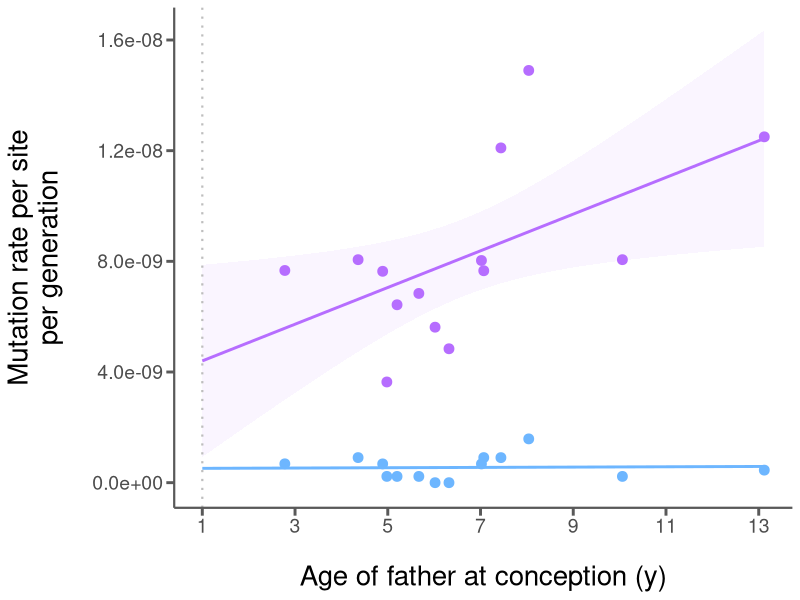
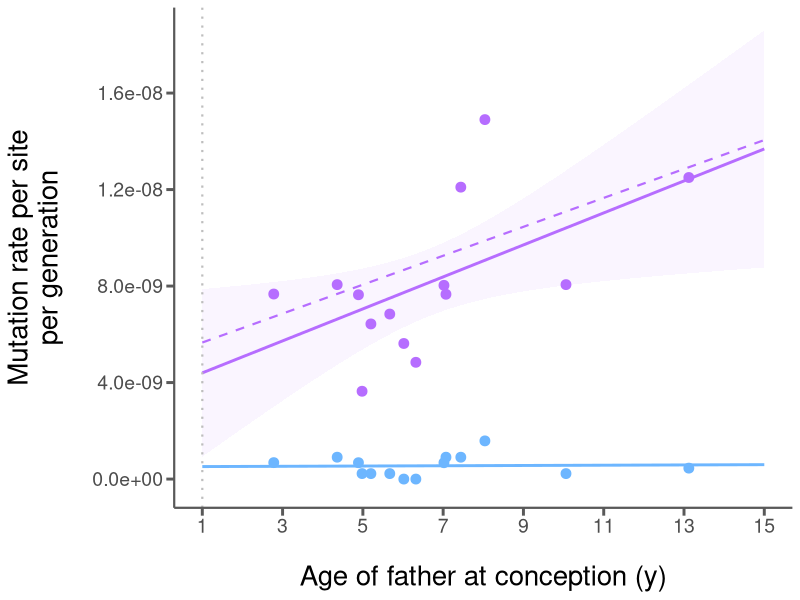
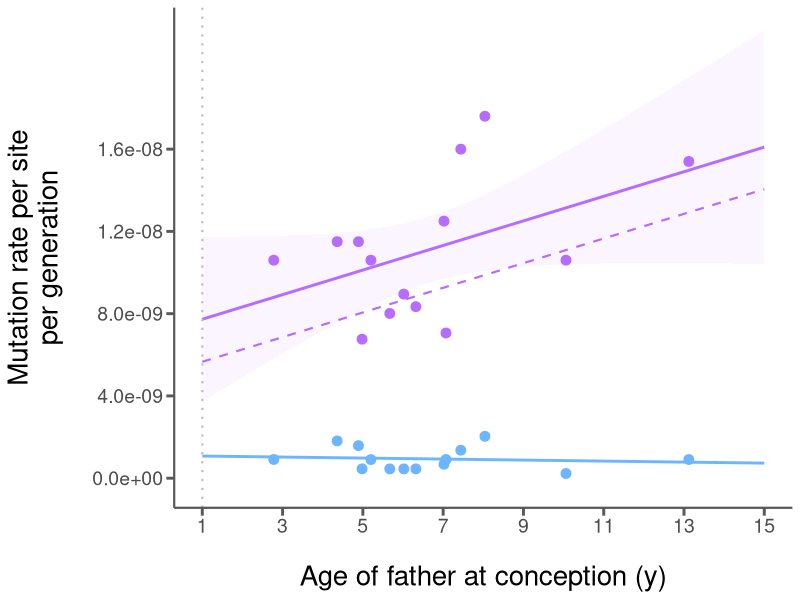
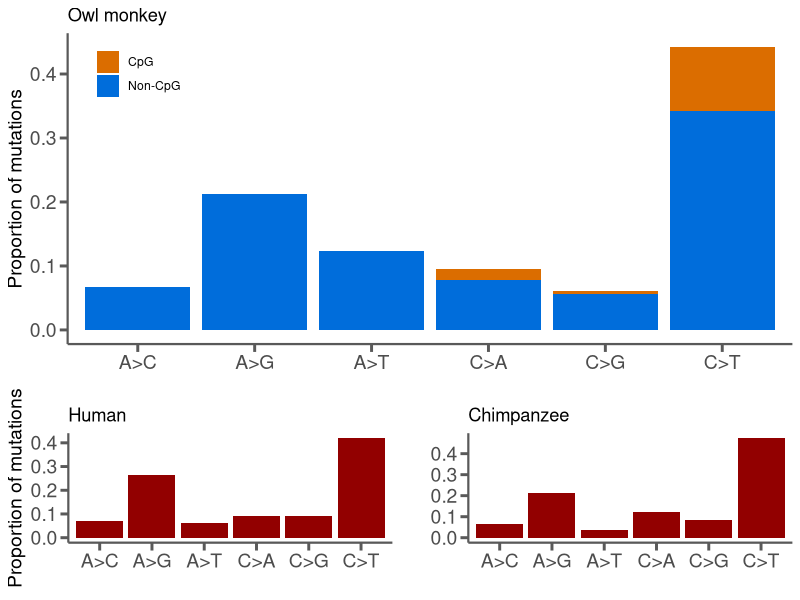
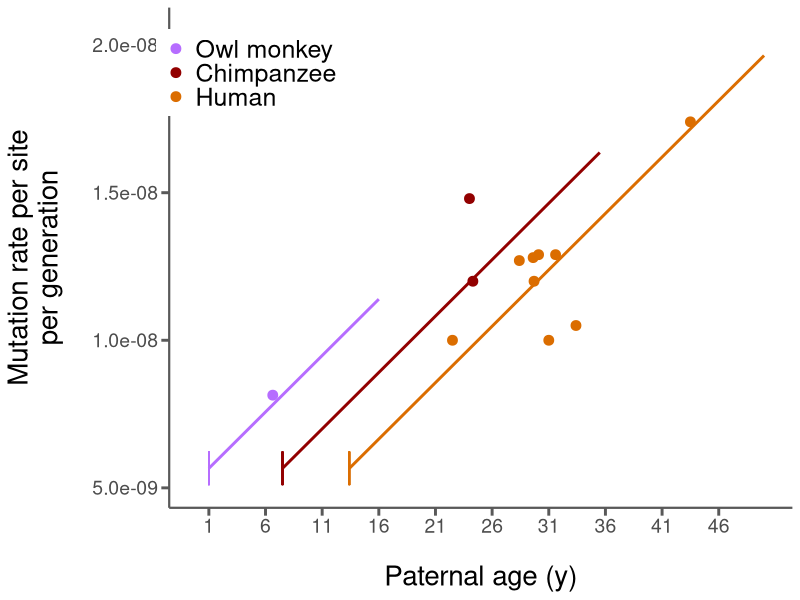
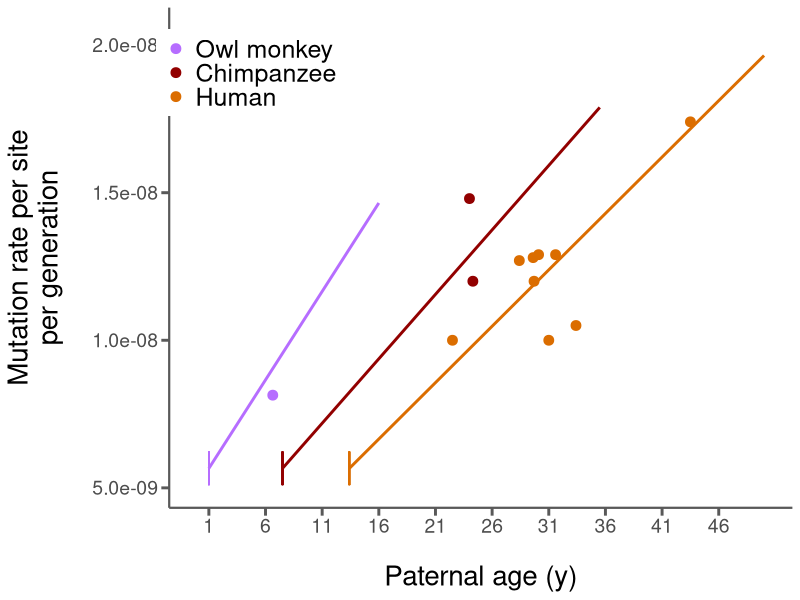

The R script that drew these images, in order:
## ---- chunk 1
knitr::opts_chunk$set(echo = TRUE)
library(ggplot2)
library(knitr)
library(reshape2)
library(gridExtra)
library(cowplot)
library(kableExtra)
## ---- chunk 2
in_data = read.csv("owl-monkey-filters.csv", header=TRUE)
cur_filter = subset(in_data, Min.DP==20 & Max.DP==60 & Min.AB==0.4 & Max.AB==0.6)
# Read data and define current filter

callable_sites = cur_filter$Sites - cur_filter$Uncallable.SNP.sites
mu_calc = cur_filter$MVs / ((1 - cur_filter$Min.FN) * (2 * callable_sites))
cur_filter$CpG.rate = cur_filter$CpG.MVs / (2 * callable_sites)
mu_table = data.frame(cur_filter$Trio, cur_filter$MVs, cur_filter$CpG.MVs, callable_sites, mu_calc)
names(mu_table) = c("Trio", "Mutations", "CpG Mutations", "Callable sites", "Mutation rate")
# Re-calculate the mutation rate for posterity and subset the data for the table.

kable(mu_table, "html", caption="Table 1: Mutation rates for 14 owl monkey trios", digits=11, align=rep('c', 5)) %>%
  kable_styling(bootstrap_options="striped", full_width=F)
## ---- chunk 3
om_obs_reg = lm(mu_calc ~ cur_filter$Paternal.GT)
fig1 = ggplot(cur_filter, aes(x=Paternal.GT, y=Mutation.rate.corrected.for.FN)) + 
  geom_smooth(method='glm', color='#b66dff', fill="#f2e6ff", fullrange=T) +
  geom_point(color='#b66dff', size=3) +
  geom_smooth(aes(x=Paternal.GT, y=CpG.rate), method='glm', color="#6db6ff", fill=NA, fullrange=T) +
  geom_point(aes(x=Paternal.GT, y=CpG.rate), color="#6db6ff", size=3) +
  scale_x_continuous(breaks = seq(1, 15, by=2)) + 
  scale_y_continuous(breaks = seq(0, 1.8e-8, by=0.4e-8)) + 
  scale_color_manual(breaks=c("All mutations (observed)", "CpG mutations (observed)"), values=c("All mutations        (observed)"='#b66dff', "CpG mutations (observed)"="#6db6ff")) + 
  geom_vline(xintercept=1, linetype=3, color="grey", size=0.75) + 
  labs(x="Age of father at conception (y)",y="Mutation rate per site\nper generation") +
  theme_classic() +
  theme(axis.text=element_text(size=14), 
        axis.title=element_text(size=20), 
        axis.title.y=element_text(margin=margin(t=0,r=20,b=0,l=0),color="black"), 
        axis.title.x=element_text(margin=margin(t=20,r=0,b=0,l=0),color="black"),
        axis.line=element_line(colour='#595959',size=0.75),
        axis.ticks=element_line(colour="#595959",size = 1),
        axis.ticks.length=unit(0.2,"cm")
        #legend.position=c(0.1,0.87),
        #legend.text=element_text(size=18)
        )
print(fig1)
## ---- chunk 4
human_dm0 = 34; human_df = 31; human_num_f = 14.2; human_haploid = 2630000000;
# Observed human mutational parameters
human_mu_c = (human_num_f / human_df)
print(paste("mu_c estimated from Kong params: ", human_mu_c))
human_mu_c = human_mu_c / human_haploid
print(paste("mu_c per site estimated from Kong params: ", human_mu_c))
## ---- chunk 5
human_sc = 16
human_dy1 = ((2.01 / human_haploid) / human_mu_c)
human_sp = human_dy1 / (365/16)
print(paste("Human expected # of spermatogenic cell divisions/year: ", human_dy1))
print(paste("Human proportion of cells actively dividing given a cycle length of 16 days: ", human_sp))
## ---- chunk 6
om_sc = 10.2
om_dy1 = (365/om_sc) * human_sp
print(paste("Owl monkey expected # of spermatogenic cell divisions/year: ", om_dy1))
## ---- chunk 7
om_puberty = 1
age_range = seq(om_puberty, 15, by=0.1)
rep_long = age_range - om_puberty
# The owl monkey age of puberty set at 1 year and a range of paternal ages

mu_gf = human_mu_c * human_df
# Equation 5

mu_gm0 = human_mu_c * human_dm0
# Equation 6

mu_gm1 = human_mu_c * om_dy1 * rep_long
# Equation 7

mu_g = (mu_gf + (mu_gm0 + mu_gm1)) / 2
# Equation 8

om_pred = data.frame(mu_g, age_range)
names(om_pred) = c("Mutation.rate", "Parental.age")

om_pred_reg = lm(mu_g ~ age_range)
fig1_final = fig1 + geom_line(data=om_pred, aes(x=Parental.age, y=Mutation.rate), linetype=2, size=0.75, color="#b66dff")
print(fig1_final)
## ---- chunk 8
cur_mu = mu_calc
cur_gt = cur_filter$Paternal.GT
#plot(cur_gt,cur_mu,ylim=c(min(cur_mu),max(cur_mu)))

#abline(om_obs_reg)
#segments(x0=cur_gt,y0=cur_mu,x1=cur_gt,y1=cur_mu-resid(om_obs_reg))

pred_actual = coef(om_pred_reg)[1] + cur_gt * coef(om_pred_reg)[2]
pred_resids = cur_mu - pred_actual
#abline(om_pred_reg, lty=2)
#segments(x0=cur_gt,y0=cur_mu,x1=cur_gt,y1=cur_mu-pred_resids, lty=2)

# This is the F-test for differences between the two lines in Fig.1
print(var.test(resid(om_obs_reg), pred_resids, alternative="two.sided"))
## ---- chunk 9
cur_filter_s2 = subset(in_data, Min.DP==20 & Max.DP==60 & Min.AB==0.3 & Max.AB==0.7)
# Read data and define current filter

callable_sites_s2 = cur_filter_s2$Sites - cur_filter_s2$Uncallable.SNP.sites
mu_calc_s2 = cur_filter$MVs / ((1 - cur_filter_s2$Min.FN) * (2 * callable_sites_s2))
cur_filter_s2$CpG.rate = cur_filter_s2$CpG.MVs / (2 * callable_sites_s2)

figS2 = ggplot(cur_filter_s2, aes(x=Paternal.GT, y=Mutation.rate.corrected.for.FN)) + 
  geom_smooth(method='glm', color='#b66dff', fill="#f2e6ff", fullrange=T) +
  geom_point(color='#b66dff', size=3) +
  geom_smooth(aes(x=Paternal.GT, y=CpG.rate), method='glm', color="#6db6ff", fill=NA, fullrange=T) +
  geom_point(aes(x=Paternal.GT, y=CpG.rate), color="#6db6ff", size=3) +
  geom_line(data=om_pred, aes(x=Parental.age, y=Mutation.rate), linetype=2, size=0.75, color="#b66dff") +
  scale_x_continuous(breaks = seq(1, 15, by=2)) + 
  scale_y_continuous(breaks = seq(0, 1.8e-8, by=0.4e-8)) + 
  scale_color_manual(breaks=c("All mutations (observed)", "CpG mutations (observed)"), values=c("All mutations        (observed)"='#b66dff', "CpG mutations (observed)"="#6db6ff")) + 
  geom_vline(xintercept=1, linetype=3, color="grey", size=0.75) + 
  labs(x="Age of father at conception (y)",y="Mutation rate per site\nper generation") +
  theme_classic() +
  theme(axis.text=element_text(size=14), 
        axis.title=element_text(size=20), 
        axis.title.y=element_text(margin=margin(t=0,r=20,b=0,l=0),color="black"), 
        axis.title.x=element_text(margin=margin(t=20,r=0,b=0,l=0),color="black"),
        axis.line=element_line(colour='#595959',size=0.75),
        axis.ticks=element_line(colour="#595959",size = 1),
        axis.ticks.length=unit(0.2,"cm")
        #legend.position=c(0.1,0.87),
        #legend.text=element_text(size=18)
        )
print(figS2)

om_obs_reg = lm(mu_calc_s2 ~ cur_filter_s2$Paternal.GT)

cur_mu = mu_calc_s2
cur_gt = cur_filter_s2$Paternal.GT
#plot(cur_gt,cur_mu,ylim=c(min(cur_mu),max(cur_mu)))

#abline(om_obs_reg)
#segments(x0=cur_gt,y0=cur_mu,x1=cur_gt,y1=cur_mu-resid(om_obs_reg))

pred_actual = coef(om_pred_reg)[1] + cur_gt * coef(om_pred_reg)[2]
pred_resids = cur_mu - pred_actual
#abline(om_pred_reg, lty=2)
#segments(x0=cur_gt,y0=cur_mu,x1=cur_gt,y1=cur_mu-pred_resids, lty=2)

# This is the F-test for differences between the two lines in Fig.1
print(var.test(resid(om_obs_reg), pred_resids, alternative="two.sided"))
## ---- chunk 10
spectra_data = read.csv("mutational-spectra.csv", header=TRUE)
om_spec = data.frame(spectra_data$Mutation, spectra_data$Owl.monkey.CpG.proportion, spectra_data$Owl.monkey.proportion)
names(om_spec) = c("Type", "CpG", "Non-CpG")
om_spec_m = melt(om_spec)

fig2_om = ggplot(om_spec_m, aes(Type, value, fill = variable)) + 
  geom_bar(stat = "identity") +
  scale_fill_manual("legend", values = c("Non-CpG"="#006ddb","CpG"="#db6d00")) +
  ggtitle("Owl monkey") + 
  labs(x="",y="Proportion of mutations") +
  theme_classic() +
  theme(axis.text=element_text(size=14), 
        axis.title.y=element_text(size=14), 
        axis.line=element_line(colour='#595959',size=0.75),
        axis.ticks=element_line(colour="#595959",size = 1),
        axis.ticks.length=unit(0.2,"cm"),
        legend.title=element_blank(),
        legend.position=c(0.1,0.87)
  )

human_spec = data.frame(spectra_data$Mutation, spectra_data$Human.average.proportion)
names(human_spec) = c("Type", "Human average")
human_spec_m = melt(human_spec)

fig2_human = ggplot(human_spec_m, aes(Type, value, fill = variable)) + 
  geom_bar(stat = "identity") +
  scale_fill_manual("legend", values = c("Human average" = "#920000")) +
  ggtitle("Human") + 
  labs(x="",y="Proportion of mutations") +
  theme_classic() +
  theme(axis.text=element_text(size=14), 
        axis.title.y=element_text(size=14), 
        axis.line=element_line(colour='#595959',size=0.75),
        axis.ticks=element_line(colour="#595959",size = 1),
        axis.ticks.length=unit(0.2,"cm"),
        legend.position="none"
  )

ch_spec = data.frame(spectra_data$Mutation, spectra_data$Chimp.proportion)
names(ch_spec) = c("Type", "Proportion")
ch_spec_m = melt(ch_spec)

fig2_chimp = ggplot(ch_spec_m, aes(Type, value, fill = variable)) + 
  geom_bar(stat = "identity") +
  scale_fill_manual("legend", values = c("Proportion" = "#920000")) +
  ggtitle("Chimpanzee") + 
  labs(x="",y="") +
  theme_classic() +
  theme(axis.text=element_text(size=14), 
        axis.title.y=element_text(size=14), 
        axis.line=element_line(colour='#595959',size=0.75),
        axis.ticks=element_line(colour="#595959",size = 1),
        axis.ticks.length=unit(0.2,"cm"),
        legend.position="none"
  )

g1 = arrangeGrob(fig2_human,fig2_chimp,nrow=1)
fig2 = plot_grid(fig2_om,g1, nrow=2, rel_heights=c(2, 1))
print(fig2)
## ---- chunk 11
print("--Chi-squared test using all mutation categories--")
all_chi = chisq.test(spectra_data$Owl.monkey+spectra_data$Owl.monkey.CpG, p=spectra_data$Human.average.proportion)
print(all_chi)
print("--Chi-squared test without the A>T category--")
human_noAT = spectra_data$Human.average.proportion[spectra_data$Mutation!="A>T"]
human_noAT = human_noAT / sum(human_noAT)
om_noAT = spectra_data$Owl.monkey[spectra_data$Mutation!="A>T"] + spectra_data$Owl.monkey.CpG[spectra_data$Mutation!="A>T"]
noAT_chi = chisq.test(om_noAT, p=human_noAT)
print(noAT_chi)
## ---- chunk 12
human_puberty = 13.4
human_range = seq(human_puberty, 50.4, by=0.1)
human_rl = human_range - human_puberty

mu_gf = human_mu_c * human_df
# Equation 5

mu_gm0 = human_mu_c * human_dm0
# Equation 6

mu_gm1 = human_mu_c * human_dy1 * human_rl
# Equation 7

human_mu_g = (mu_gf + (mu_gm0 + mu_gm1)) / 2
# Equation 8

human_pred = data.frame(human_mu_g, human_range)
names(human_pred) = c("Mutation.rate", "Parental.age")
# The human predictions
#####
om_puberty = 1
om_range = seq(om_puberty, 16, by=0.1)
om_rl = om_range - om_puberty

mu_gf = human_mu_c * human_df
# Equation 5

mu_gm0 = human_mu_c * human_dm0
# Equation 6

mu_gm1 = human_mu_c * human_dy1 * om_rl
# Equation 7

om_mu_g = (mu_gf + (mu_gm0 + mu_gm1)) / 2
# Equation 8

om_pred = data.frame(om_mu_g, om_range)
names(om_pred) = c("Mutation.rate", "Parental.age")
# The owl monkey predictions
#####
chimp_puberty = 7.5
chimp_range = seq(chimp_puberty, 35.5, by=0.1)
chimp_rl = chimp_range - chimp_puberty

mu_gf = human_mu_c * human_df
# Equation 5

mu_gm0 = human_mu_c * human_dm0
# Equation 6

mu_gm1 = human_mu_c * human_dy1 * chimp_rl
# Equation 7

chimp_mu_g = (mu_gf + (mu_gm0 + mu_gm1)) / 2
# Equation 8

chimp_pred = data.frame(chimp_mu_g, chimp_range)
names(chimp_pred) = c("Mutation.rate", "Parental.age")
# The chimpanzee predictions
#####

study_data = read.csv("mutation-studies.csv", header=TRUE)
# Load the study data

fig3 = ggplot(study_data, aes(x=Paternal.age, y=Mutation.rate, color=Species)) +
    geom_line(data=human_pred, aes(x=Parental.age, y=Mutation.rate), color='#db6d00', size=1) +
    geom_segment(aes(x=human_puberty,y=human_mu_g[1]-human_mu_g[1]/10,xend=human_puberty,yend=human_mu_g[1]+human_mu_g[1]/10), linetype=1, color="#db6d00", size=0.5) +
    geom_line(data=om_pred, aes(x=Parental.age, y=Mutation.rate), color='#b66dff', size=1) +
    geom_segment(aes(x=om_puberty,y=om_mu_g[1]-om_mu_g[1]/10,xend=om_puberty,yend=om_mu_g[1]+om_mu_g[1]/10), linetype=1, color="#b66dff", size=0.5) +
    geom_line(data=chimp_pred, aes(x=Parental.age, y=Mutation.rate), color='#920000', size=1) +
    geom_segment(aes(x=chimp_puberty,y=chimp_mu_g[1]-chimp_mu_g[1]/10,xend=chimp_puberty,yend=chimp_mu_g[1]+chimp_mu_g[1]/10), linetype=1, color="#920000", size=0.5) +
    geom_point(size=3) +
    scale_x_continuous(limits=c(0,50), breaks = seq(1, 50, by=5)) + 
    labs(x="Paternal age (y)",y="Mutation rate per site\nper generation") +
    theme_classic() +
    guides(colour = guide_legend(override.aes = list(size=3))) +
    theme(axis.text=element_text(size=14), 
          axis.title=element_text(size=20), 
          axis.title.y=element_text(margin=margin(t=0,r=20,b=0,l=0),color="black"), 
          axis.title.x=element_text(margin=margin(t=20,r=0,b=0,l=0),color="black"),
          axis.line=element_line(colour='#595959',size=0.75),
          axis.ticks=element_line(colour="#595959",size = 1),
          axis.ticks.length=unit(0.2,"cm"),
          legend.title=element_blank(),
          legend.position=c(0.13,0.87),
          legend.text=element_text(size=18)
    ) +
    scale_color_manual(breaks=c("Owl monkey", "Chimpanzee", "Human"), values=c("Human"='#db6d00',"Owl monkey"='#b66dff',"Chimpanzee"='#920000'))

print(fig3)
## ---- chunk 13
# This is the F-test for differences between the predicted and observed human lines in Fig.3
human_data = data.frame(study_data$Paternal.age[study_data$Species=="Human"], study_data$Mutation.rate[study_data$Species=="Human"])
names(human_data) = c("Age","Mu")
human_data = na.omit(human_data)

human_study_reg = lm(human_data$Mu ~ human_data$Age)
human_pred_reg = lm(human_pred$Mutation.rate ~ human_pred$Parental.age)

pred_actual = coef(human_pred_reg)[1] + human_data$Age * coef(human_pred_reg)[2]
pred_resids = human_data$Mu - pred_actual
#plot(human_pred$Parental.age,human_pred$Mutation.rate, type='l',ylim=c(0.8e-8,1.8e-8), xlim=c(13.4,50))
#points(human_data$Age, human_data$Mu)
#segments(x0=human_data$Age,y0=human_data$Mu,x1=human_data$Age,y1=human_data$Mu-pred_resids)
#abline(human_study_reg, lty=2)
#segments(x0=human_data$Age,y0=human_data$Mu,x1=human_data$Age,y1=human_data$Mu-resid(human_study_reg),lty=2)
print(var.test(resid(human_study_reg), pred_resids, alternative="two.sided"))
## ---- chunk 14
chimp_sc = 14
chimp_dy1 = (365/chimp_sc) * human_sp
print(paste("Chimpanzee expected # of spermatogenic cell divisions/year: ", chimp_dy1))
## ---- chunk 15
#####
om_puberty = 1
om_range = seq(om_puberty, 16, by=0.1)
om_rl = om_range - om_puberty

mu_gf = human_mu_c * human_df
# Equation 5

mu_gm0 = human_mu_c * human_dm0
# Equation 6

mu_gm1 = human_mu_c * om_dy1 * om_rl
# Equation 7

om_mu_g = (mu_gf + (mu_gm0 + mu_gm1)) / 2
# Equation 8

om_pred = data.frame(om_mu_g, om_range)
names(om_pred) = c("Mutation.rate", "Parental.age")
# The owl monkey predictions
#####
chimp_puberty = 7.5
chimp_range = seq(chimp_puberty, 35.5, by=0.1)
chimp_rl = chimp_range - chimp_puberty

mu_gf = human_mu_c * human_df
# Equation 5

mu_gm0 = human_mu_c * human_dm0
# Equation 6

mu_gm1 = human_mu_c * chimp_dy1 * chimp_rl
# Equation 7

chimp_mu_g = (mu_gf + (mu_gm0 + mu_gm1)) / 2
# Equation 8

chimp_pred = data.frame(chimp_mu_g, chimp_range)
names(chimp_pred) = c("Mutation.rate", "Parental.age")
# The chimpanzee predictions
#####

study_data = read.csv("mutation-studies.csv", header=TRUE)
# Load the study data

figS3 = ggplot(study_data, aes(x=Paternal.age, y=Mutation.rate, color=Species)) +
    geom_line(data=human_pred, aes(x=Parental.age, y=Mutation.rate), color='#db6d00', size=1) +
    geom_segment(aes(x=human_puberty,y=human_mu_g[1]-human_mu_g[1]/10,xend=human_puberty,yend=human_mu_g[1]+human_mu_g[1]/10), linetype=1, color="#db6d00", size=0.5) +
    geom_line(data=om_pred, aes(x=Parental.age, y=Mutation.rate), color='#b66dff', size=1) +
    geom_segment(aes(x=om_puberty,y=om_mu_g[1]-om_mu_g[1]/10,xend=om_puberty,yend=om_mu_g[1]+om_mu_g[1]/10), linetype=1, color="#b66dff", size=0.5) +
    geom_line(data=chimp_pred, aes(x=Parental.age, y=Mutation.rate), color='#920000', size=1) +
    geom_segment(aes(x=chimp_puberty,y=chimp_mu_g[1]-chimp_mu_g[1]/10,xend=chimp_puberty,yend=chimp_mu_g[1]+chimp_mu_g[1]/10), linetype=1, color="#920000", size=0.5) +
    geom_point(size=3) +
    scale_x_continuous(limits=c(0,50), breaks = seq(1, 50, by=5)) + 
    labs(x="Paternal age (y)",y="Mutation rate per site\nper generation") +
    theme_classic() +
    guides(colour = guide_legend(override.aes = list(size=3))) +
    theme(axis.text=element_text(size=14), 
          axis.title=element_text(size=20), 
          axis.title.y=element_text(margin=margin(t=0,r=20,b=0,l=0),color="black"), 
          axis.title.x=element_text(margin=margin(t=20,r=0,b=0,l=0),color="black"),
          axis.line=element_line(colour='#595959',size=0.75),
          axis.ticks=element_line(colour="#595959",size = 1),
          axis.ticks.length=unit(0.2,"cm"),
          legend.title=element_blank(),
          legend.position=c(0.13,0.87),
          legend.text=element_text(size=18)
    ) +
    scale_color_manual(breaks=c("Owl monkey", "Chimpanzee", "Human"), values=c("Human"='#db6d00',"Owl monkey"='#b66dff',"Chimpanzee"='#920000'))

print(figS3)

# This is the F-test for differences between the predicted and observed human lines in Fig.3
human_data = data.frame(study_data$Paternal.age[study_data$Species=="Human"], study_data$Mutation.rate[study_data$Species=="Human"])
names(human_data) = c("Age","Mu")
human_data = na.omit(human_data)

human_study_reg = lm(human_data$Mu ~ human_data$Age)
human_pred_reg = lm(human_pred$Mutation.rate ~ human_pred$Parental.age)

pred_actual = coef(human_pred_reg)[1] + human_data$Age * coef(human_pred_reg)[2]
pred_resids = human_data$Mu - pred_actual
#plot(human_pred$Parental.age,human_pred$Mutation.rate, type='l',ylim=c(0.8e-8,1.8e-8), xlim=c(13.4,50))
#points(human_data$Age, human_data$Mu)
#segments(x0=human_data$Age,y0=human_data$Mu,x1=human_data$Age,y1=human_data$Mu-pred_resids)
#abline(human_study_reg, lty=2)
#segments(x0=human_data$Age,y0=human_data$Mu,x1=human_data$Age,y1=human_data$Mu-resid(human_study_reg),lty=2)
print(var.test(resid(human_study_reg), pred_resids, alternative="two.sided"))
## ---- chunk 16
in_data = read.csv("owl-monkey-filters.csv", header=TRUE)
cur_filter = subset(in_data, Min.DP==20 & Max.DP==60 & Min.AB==0.4 & Max.AB==0.6)
# Read data and define current filter

symbols = c(
  "$\\mu_g$",
  "$\\alpha$", 
  "$C$", 
  "$m_g$", 
  "$A_M$", 
  "$P_M$",
  "$RL$",
  "$\\mu_{gF}$",
  "$d_F$",
  "$\\mu_{gM0}$",
  "$d_{M0}$",
  "$d_{yM1}$",
  "$\\mu_c$",
  "$t_{sc}$",
  "$\\mu_{yM1}$",
  "$p_{sc}$"
  )

defs = c(
  "Mutation rate per site per generation", 
  "False negative rate", 
  "Callable sites", 
  "# of mutations per generation", 
  "Age of male at birth of offspring", 
  "Age of male at puberty (years)", 
  "Reproductive longevity",
  "Mutation rate per site per generation in females",
  "Number of cell divisions in females",
  "Mutation rate per site per generation in males before puberty",
  "Number of cell divisions in males before puberty",
  "Number of cell divisions per year in males after puberty",
  "Mutation rate per site per cell division",
  "Spermatogenic cycle length (days)",
  "Mutation rate per site per year in males after puberty",
  "Proportion of spermatagonial cells actively dividing"
  )

ests = c(
  paste("Owl monkey: ", signif(mean(mu_calc), digits=3)), 
  signif(cur_filter$Min.FN[1], digits=3), 
  paste("Owl monkey average: ", floor(mean(callable_sites))), 
  paste("Owl monkey average: ", floor(mean(cur_filter$MVs))), 
  "NA", 
  "Owl monkey: 1 ^[^ [@dixson80]^]^, Human: 13.4 ^[^ [@nielsen86]^]^, Chimpanzees: 7.5 ^[^ [@marson91]^]^", 
  "NA",
  paste("Human: ", signif(human_num_f/human_haploid, digits=3), "^[^ [@kong12]^]^"),
  paste("Human: ", human_df, "^[^ [@drost95]^]^"),
  paste("Human: ", signif(human_mu_c * human_dm0, digits=3)),
  paste("Human: ", human_dm0, "^[^ [@drost95]^]^"),
  paste("Owl monkey: ", signif(om_dy1, digits=3), ", Human: ", signif(human_dy1, digits=3), ", Chimpanzee: ", signif(chimp_dy1, digits=3)),
  signif(human_mu_c, digits=3),
  paste("Owl monkey: ", om_sc, "^[^ [@derooij86]^]^, Human: ", human_sc, "^[^ [@heller63]^]^, Chimpanzee: ", chimp_sc, "^[^ [@smithwick96]^]^"),
  paste("Owl monkey: ", signif(coef(om_pred_reg)[2], digits=3)),
  paste("Human: ", signif(human_sp, digits=3))
  )

param_table = data.frame(symbols, defs, ests)
names(param_table) = c("Symbol", "Definition", "Estimate")
# Re-calculate the mutation rate for posterity and subset the data for the table.


kable(param_table, "html", caption="Table 2: Parameter symbols, definitions, and estimates", digits=11) %>%
  kable_styling(bootstrap_options="striped", full_width=F)
